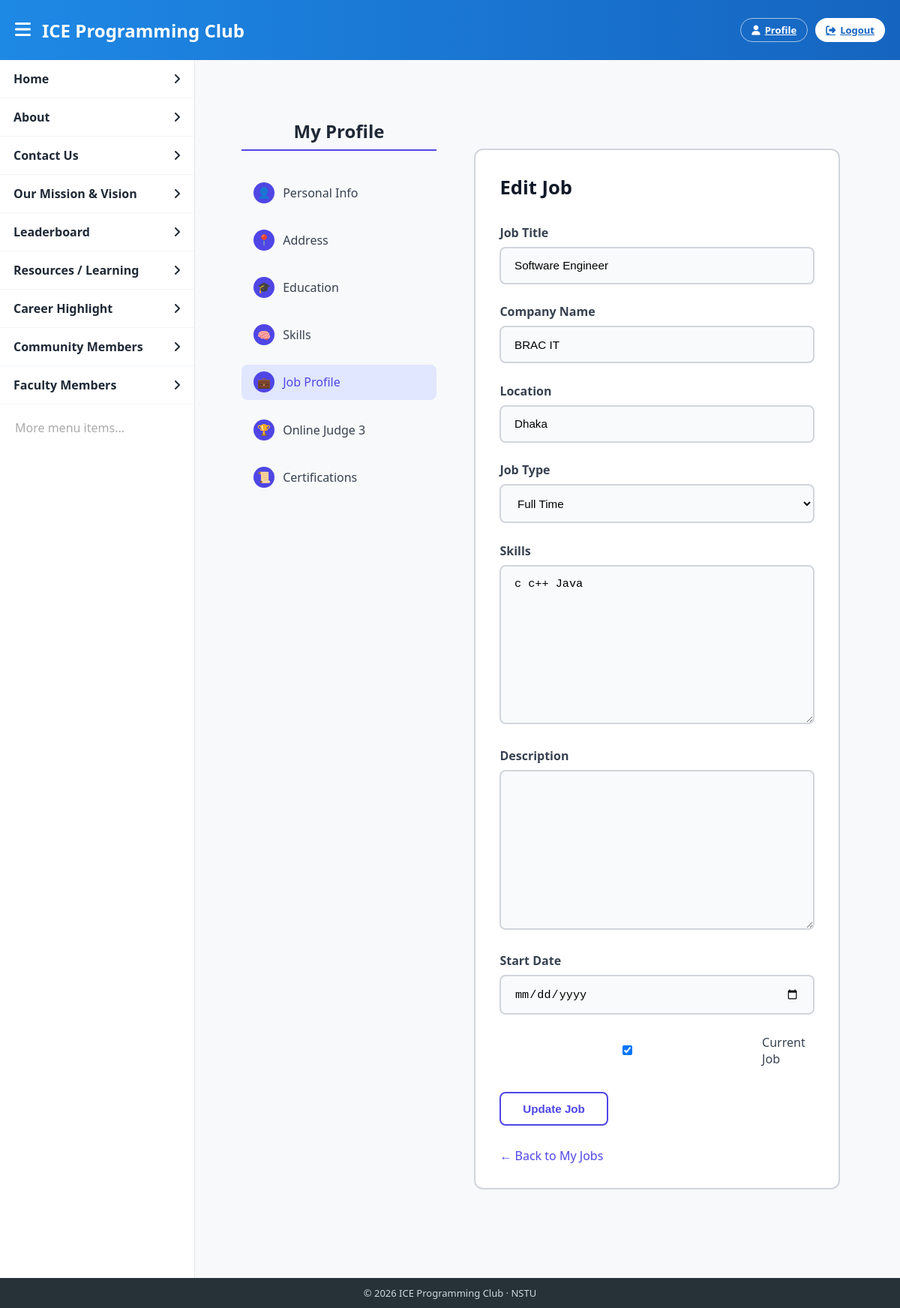
Screenshot of /job/edit/21/ (signed in) with the database file from the repository.
### Core/models.py (models this page shows, shortened)
class JobProfile(models.Model):
    JOB_TYPE_CHOICES=[
        ('full_time','Full Time'),
        ('part_time','Part Time'),
        ('internship','Internship'),
        ('remote','Remote'),
        ('contract','Contract'),
    ]
    user = models.ForeignKey(
        get_user_model(),
        on_delete=models.CASCADE,
        related_name='job_profiles'
    )
    job_title = models.CharField(max_length=200)
    company_name = models.CharField(max_length=200)
    locrtion = models.CharField(max_length=200,blank=True)
    location = models.CharField(max_length=200, blank=True)
    job_type = models.CharField(
        max_length=20,
        choices=JOB_TYPE_CHOICES
    )
    skills = models.TextField(help_text="coma separated skills")
    description = models.TextField(blank = True)
    start_date = models.DateField(blank=True,null=True)
    is_current= models.BooleanField(default=True)
    created_at = models.DateTimeField(auto_now_add=True)

### Core/views.py (the view)
# urls.py: path('job/edit/<int:pk>/', views.job_edit, name='job_edit'),
@login_required
def job_edit(request, pk):
    job = get_object_or_404(JobProfile, pk=pk, user=request.user)
    if request.method == 'POST':
        form = JobPforfileForm(request.POST, instance=job)
        if form.is_valid():
            form.save()
            return redirect('job_list')  # redirect instead of render
    else:
        form = JobPforfileForm(instance=job)
    return render(request, 'profile/job_edit_add.html', {'form': form})

### Core/forms.py
class JobPforfileForm(forms.ModelForm):
    class Meta:
        model = JobProfile
        fields=[
            'job_title','company_name','location','job_type','skills','description','start_date','is_current'
        ]
        widgets={
            'start_date':forms.DateInput(attrs={'type':'date'}),
            'description':forms.Textarea(attrs={'row':4}),
        }

### templates/profile/job_edit_add.html (shortened to what this page needs)
{% extends "profile/profile_index.html" %}
{% block job_active %}active{% endblock %}
{% block profile_content %}
<div class="job-container">
    <h2 class="job-title">
        {% if form.instance.pk %}Edit Job{% else %}Add Job{% endif %}
    </h2>
    <form method="post" class="job-form">
        <div class="form-group">
            <label>Job Title</label>
            {{ form.job_title }}
        </div>
        <div class="form-group">
            <label>Company Name</label>
            {{ form.company_name }}
        </div>
        <div class="form-group">
            <label>Location</label>
            {{ form.location }}
        </div>
        <div class="form-group">
            <label>Job Type</label>
            {{ form.job_type }}
        </div>
        <div class="form-group">
            <label>Skills</label>
            {{ form.skills }}
        </div>
        <div class="form-group">
            <label>Description</label>
            {{ form.description }}
        </div>
        <div class="form-group">
            <label>Start Date</label>
            {{ form.start_date }}
        </div>
        <div class="checkbox-group">
            {{ form.is_current }}
            <label>Current Job</label>
        </div>
        <button type="submit">
            {% if form.instance.pk %}Update Job{% else %}Add Job{% endif %}
        </button>
    </form>
    <a href="{% url 'job_list' %}" class="back-link">
        ← Back to My Jobs
    </a>
</div>
{% endblock %}

### templates/includes/navbar_head.html (style rules this page uses)
:root { --blue1:#1e88e5; --blue2:#1565c0; --bg:#f4f6f9; --border:#e5e7eb; --text:#1f2937; }
* { box-sizing:border-box; margin:0; padding:0; }
body { font-family:'Segoe UI',sans-serif; background:var(--bg); overflow:hidden; }

### templates/profile/profile_index.html (style rules this page uses)
body { background: #f8f9fa; font-family: "Segoe UI", Helvetica, Arial, sans-serif; color: #111827; }

### templates/profile/job_edit_add.html (style rules this page uses)
.job-container { max-width: 650px; margin: 2.5rem auto; padding: 2rem; border: 2px solid #d1d5db; border-radius: 12px; background: #ffffff; }
.job-title { font-size: 1.6rem; font-weight: 700; margin-bottom: 2rem; color: #111827; }
.job-form .form-group { margin-bottom: 1.6rem; }
.job-form label { display: block; font-weight: 600; margin-bottom: 0.5rem; color: #374151; }
.job-form input, .job-form select, .job-form textarea { width: 100%; padding: 0.9rem 1.1rem; border-radius: 8px; border: 2px solid #d1d5db; background: #f9fafb; font-size: 0.95rem; transition: border-color 0.25s ease, background 0.25s ease; }
.checkbox-group { display: flex; align-items: center; gap: 0.6rem; margin-bottom: 1.6rem; }
.checkbox-group label { margin: 0; font-weight: 500; }
.job-form button { margin-top: 0.5rem; padding: 0.75rem 1.8rem; border: 2px solid #4f46e5; background: white; color: #4f46e5; border-radius: 8px; font-weight: 600; font-size: 0.95rem; cursor: pointer; transition: all 0.25s ease; }
.back-link { display: inline-block; margin-top: 1.8rem; color: #4f46e5; text-decoration: none; font-weight: 500; }

### rows the page displays
JobProfile: job_title "Software Engineer", company_name "BRAC IT", location "Dhaka", job_type "Full Time", skills "c c++ Java", is_current "☑"
